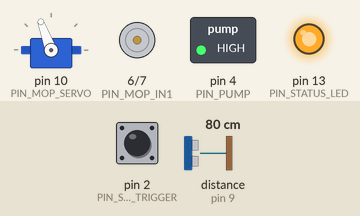
Recording of a sketch running on a simulated Arduino Uno, built with avr-gcc and run on an emulated ATmega328P. Shown: servo, motor-driver pin pairs drawn as motors (green arrow = first pin HIGH = forward, orange = second pin HIGH = backward, longer = more drive, scaled by the enable pin), switched loads named in the sketch (green lamp = pin HIGH), output pins drawn as LEDs (lit = HIGH). Wiring (inferred from the names in the program): ultrasonic range finder: trigger pin 8; echo pin 9. The test bench sets the inputs (shaded band); at power-on: distance to the obstacle (sensor on pin 9) 80 cm, pin 2 (PIN_START_TRIGGER) HIGH. The echo pulse lasts 58.3 µs per cm; pins used as bus, display or sensor lines are not drawn.

Above: at 1.6 s.
1.7 s: distance to the obstacle (sensor on pin 9) set to 15 cm
At 4.5 s:
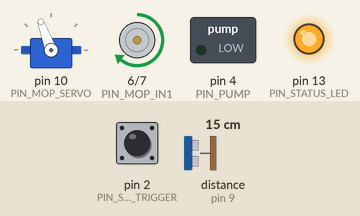
4.7 s: distance to the obstacle (sensor on pin 9) set to 11 cm
At 6.0 s:
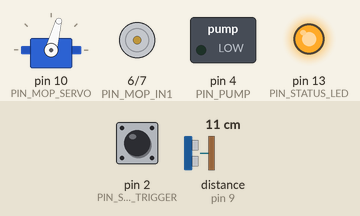
Timing chart, 0 to 7.7 s (numbered marks = the images above; inputs shaded):
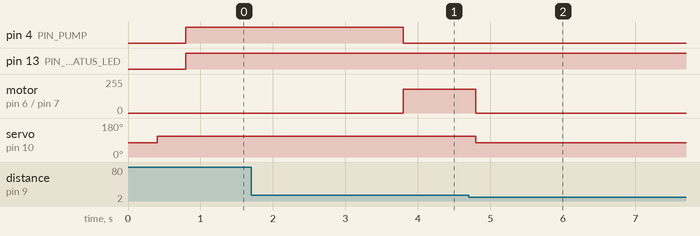

Measured:
- the behaviour switches between 13 and 12 cm on distance to the obstacle (sensor on pin 9) (found by bisection; images 1 and 2)
- after the input at 4.7 s, motor on pin 6 (PIN_MOP_IN1) / pin 7 (PIN_MOP_IN2): forward 180/255 → stopped after 0.10 s; servo on pin 10 (PIN_MOP_SERVO): 110° → 75° after 0.10 s

The sketch:

SweepBot_Mopper.ino
```cpp
#include "arduino_secrets.h"

/*
  SweepBot_Mopper.ino
*/

#include <Servo.h>

// ======================= User Configuration =======================

// Pin mapping (adjust to your wiring)
const int PIN_TRIG          = 8;   // HC-SR04 trig
const int PIN_ECHO          = 9;   // HC-SR04 echo

// L298N channel for mop motor (one DC motor):
// ENA/ENB can be PWM; IN1/IN2 direction pins
const int PIN_MOP_EN        = 5;   // PWM-capable pin for speed control
const int PIN_MOP_IN1       = 6;
const int PIN_MOP_IN2       = 7;

// Pump control (MOSFET gate or relay IN)
const int PIN_PUMP          = 4;   // digital output

// Optional servo for mop lift
const bool USE_MOP_SERVO    = true;
const int  PIN_MOP_SERVO    = 10;
const int  SERVO_LIFT_POS   = 75;  // degrees: lifted/idle
const int  SERVO_DOWN_POS   = 110; // degrees: mopping

// Start trigger (from navigation block or button)
const int PIN_START_TRIGGER = 2;   // digital input; HIGH to start mopping

// Feedback LED (optional)
const int PIN_STATUS_LED    = 13;

// Mopping parameters
const int    MOP_SPEED_PWM       = 180;   // 0-255
const int    PUMP_ON_TIME_MS     = 3000;  // initial wetting
const int    MOP_PASS_TIME_MS    = 15000; // mop pass duration
const int    SAFETY_STOP_DIST_CM = 12;    // stop if obstacle closer than this
const int    RECHECK_INTERVAL_MS = 200;   // ultrasonic ping interval

// Debounce for trigger
const unsigned long DEBOUNCE_MS = 50;

// ========================= Internal State =========================

enum MopState {
  IDLE,
  WETTING,
  MOPPING,
  DONE,
  SAFETY_HALT
};

MopState mopState = IDLE;
unsigned long stateStart = 0;
unsigned long lastPing   = 0;
unsigned long lastDebounce = 0;
int lastTriggerStable = LOW;

Servo mopServo;

// ======================= Utility Functions ========================

long measureDistanceCM() {
  // Basic HC-SR04 distance measurement
  digitalWrite(PIN_TRIG, LOW);
  delayMicroseconds(2);
  digitalWrite(PIN_TRIG, HIGH);
  delayMicroseconds(10);
  digitalWrite(PIN_TRIG, LOW);

  long duration = pulseIn(PIN_ECHO, HIGH, 30000UL); // timeout ~30ms
  if (duration == 0) {
    // No echo; treat as far
    return 400; // ~ max reliable distance
  }
  long distance = duration / 58; // us to cm
  return distance;
}

void mopMotorStop() {
  digitalWrite(PIN_MOP_IN1, LOW);
  digitalWrite(PIN_MOP_IN2, LOW);
  analogWrite(PIN_MOP_EN, 0);
}

void mopMotorStartCW(uint8_t pwm) {
  digitalWrite(PIN_MOP_IN1, HIGH);
  digitalWrite(PIN_MOP_IN2, LOW);
  analogWrite(PIN_MOP_EN, pwm);
}

void pumpOn() {
  digitalWrite(PIN_PUMP, HIGH);
}

void pumpOff() {
  digitalWrite(PIN_PUMP, LOW);
}

void mopLift() {
  if (USE_MOP_SERVO) {
    mopServo.write(SERVO_LIFT_POS);
    delay(400);
  }
}

void mopLower() {
  if (USE_MOP_SERVO) {
    mopServo.write(SERVO_DOWN_POS);
    delay(400);
  }
}

void setLED(bool on) {
  digitalWrite(PIN_STATUS_LED, on ? HIGH : LOW);
}

bool readStartTriggerDebounced() {
  int reading = digitalRead(PIN_START_TRIGGER);
  static int lastReading = LOW;
  static int stableState = LOW;

  if (reading != lastReading) {
    lastDebounce = millis();
  }
  if ((millis() - lastDebounce) > DEBOUNCE_MS) {
    if (stableState != reading) {
      stableState = reading;
    }
  }
  lastReading = reading;
  lastTriggerStable = stableState;
  return stableState == HIGH;
}

// ============================ Setup ===============================

void setup() {
  pinMode(PIN_TRIG, OUTPUT);
  pinMode(PIN_ECHO, INPUT);

  pinMode(PIN_MOP_IN1, OUTPUT);
  pinMode(PIN_MOP_IN2, OUTPUT);
  pinMode(PIN_MOP_EN, OUTPUT);

  pinMode(PIN_PUMP, OUTPUT);
  pumpOff();

  pinMode(PIN_START_TRIGGER, INPUT_PULLUP); // Active LOW? If using external pull-down, change accordingly.
  // If using INPUT_PULLUP, trigger is LOW when pressed/active.
  // For simplicity, invert here if needed:
  // readStartTriggerDebounced() assumes HIGH=active. If using pull-up button to GND, invert in code below.

  pinMode(PIN_STATUS_LED, OUTPUT);
  setLED(false);

  if (USE_MOP_SERVO) {
    mopServo.attach(PIN_MOP_SERVO);
    mopLift();
  }

  mopMotorStop();
  mopState = IDLE;
  stateStart = millis();
}

// Helper to normalize trigger polarity when using INPUT_PULLUP button
bool isMopStartRequested() {
  bool raw = (digitalRead(PIN_START_TRIGGER) == HIGH); // If using external pulldown to GND: HIGH=active
  // If using INPUT_PULLUP button to GND, invert:
  // bool raw = (digitalRead(PIN_START_TRIGGER) == LOW);
  // For clarity, if you wire a navigation MCU/signal, keep HIGH=active.
  return raw;
}

// ============================= Loop ===============================

void loop() {
  // Debounced trigger read
  bool trigger = isMopStartRequested(); // or use readStartTriggerDebounced() if needed for noisy inputs

  switch (mopState) {
    case IDLE: {
      setLED(false);
      mopMotorStop();
      pumpOff();
      // Wait for navigation to signal arrival -> trigger mopping
      if (trigger) {
        mopLower();
        pumpOn();
        mopState = WETTING;
        stateStart = millis();
        setLED(true);
      }
      break;
    }

    case WETTING: {
      // Run pump to wet floor
      if (millis() - stateStart >= PUMP_ON_TIME_MS) {
        pumpOff();
        mopMotorStartCW(MOP_SPEED_PWM);
        mopState = MOPPING;
        stateStart = millis();
      }
      // Safety check periodically
      if (millis() - lastPing >= RECHECK_INTERVAL_MS) {
        lastPing = millis();
        long d = measureDistanceCM();
        if (d < SAFETY_STOP_DIST_CM) {
          mopMotorStop();
          pumpOff();
          mopLift();
          mopState = SAFETY_HALT;
        }
      }
      break;
    }

    case MOPPING: {
      // Run mop motor for a fixed pass time
      if (millis() - stateStart >= MOP_PASS_TIME_MS) {
        mopMotorStop();
        mopLift();
        mopState = DONE;
        stateStart = millis();
      }
      // Optional periodic safety check
      if (millis() - lastPing >= RECHECK_INTERVAL_MS) {
        lastPing = millis();
        long d = measureDistanceCM();
        if (d < SAFETY_STOP_DIST_CM) {
          mopMotorStop();
          pumpOff();
          mopLift();
          mopState = SAFETY_HALT;
        }
      }
      break;
    }

    case DONE: {
      // Completed one mopping cycle; wait for trigger to drop before returning to IDLE
      if (!trigger) {
        mopState = IDLE;
        setLED(false);
      }
      break;
    }

    case SAFETY_HALT: {
      // Wait until obstacle clears and trigger is released before returning to IDLE
      if (millis() - lastPing >= RECHECK_INTERVAL_MS) {
        lastPing = millis();
        long d = measureDistanceCM();
        if (d >= SAFETY_STOP_DIST_CM && !trigger) {
          mopState = IDLE;
          setLED(false);
        }
      }
      break;
    }
  }
}
```

arduino_secrets.h
```cpp

```
